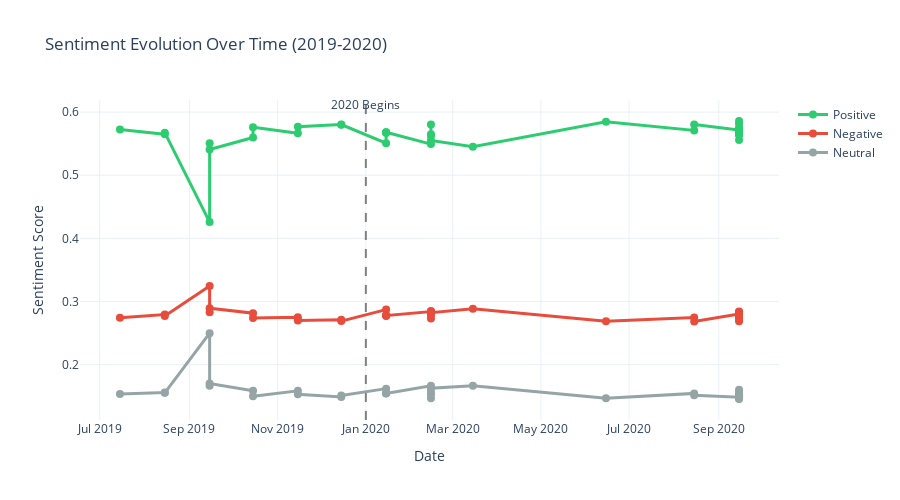
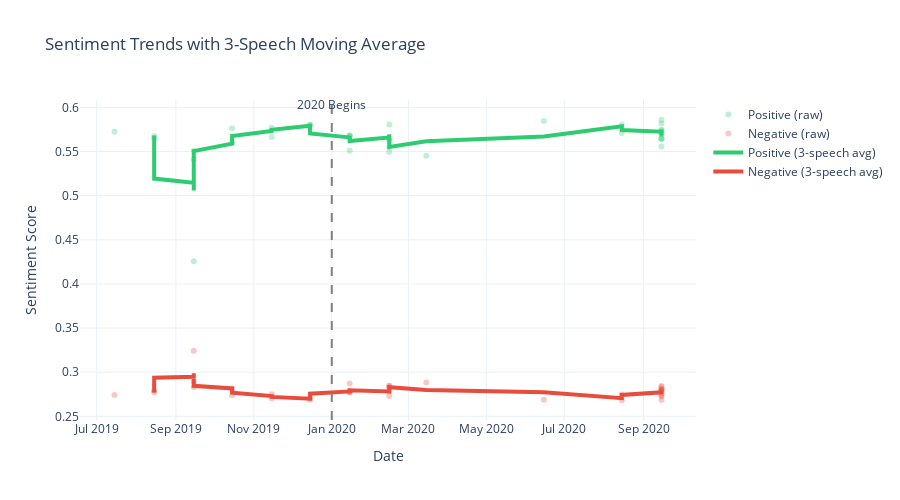

The code cell stored with these charts, in order, in its notebook:
### Markdown cell above
## Temporal Analysis: Sentiment Over Time

Analyzing how sentiment evolved throughout 2019 and 2020.

### Code cell
# Add chronological date information to sentiment_df
month_map = {'Jan': 1, 'Feb': 2, 'Mar': 3, 'Apr': 4, 'May': 5, 'Jun': 6,
             'Jul': 7, 'Aug': 8, 'Sep': 9, 'Oct': 10, 'Nov': 11, 'Dec': 12}
sentiment_df['month_num'] = sentiment_df['month'].map(month_map)
sentiment_df['date'] = pd.to_datetime(sentiment_df['year'] + '-' + 
                                       sentiment_df['month_num'].astype(str) + '-15')
sentiment_df = sentiment_df.sort_values('date')

# Create temporal visualization
fig = go.Figure()

# Add sentiment traces
fig.add_trace(go.Scatter(
    x=sentiment_df['date'],
    y=sentiment_df['positive'],
    mode='lines+markers',
    name='Positive',
    line=dict(color='#2ecc71', width=3),
    marker=dict(size=8),
    hovertemplate='<b>%{text}</b><br>Positive: %{y:.3f}<extra></extra>',
    text=sentiment_df['location']
))

fig.add_trace(go.Scatter(
    x=sentiment_df['date'],
    y=sentiment_df['negative'],
    mode='lines+markers',
    name='Negative',
    line=dict(color='#e74c3c', width=3),
    marker=dict(size=8),
    hovertemplate='<b>%{text}</b><br>Negative: %{y:.3f}<extra></extra>',
    text=sentiment_df['location']
))

fig.add_trace(go.Scatter(
    x=sentiment_df['date'],
    y=sentiment_df['neutral'],
    mode='lines+markers',
    name='Neutral',
    line=dict(color='#95a5a6', width=3),
    marker=dict(size=8),
    hovertemplate='<b>%{text}</b><br>Neutral: %{y:.3f}<extra></extra>',
    text=sentiment_df['location']
))

# Add vertical line to separate years using an explicit shape + annotation with Python datetime
import datetime
vline_dt = datetime.datetime(2020, 1, 1)
fig.add_shape(dict(type='line', x0=vline_dt, x1=vline_dt, y0=0, y1=1, xref='x', yref='paper',
                   line=dict(dash='dash', color='gray')))
fig.add_annotation(dict(x=vline_dt, y=1.02, xref='x', yref='paper', showarrow=False, text='2020 Begins'))

fig.update_layout(
    title='Sentiment Evolution Over Time (2019-2020)',
    xaxis_title='Date',
    yaxis_title='Sentiment Score',
    height=500,
    template='plotly_white',
    hovermode='x unified'
)

fig.show()

# Calculate rolling average
window = 3
sentiment_df['positive_ma'] = sentiment_df['positive'].rolling(window=window, center=True).mean()
sentiment_df['negative_ma'] = sentiment_df['negative'].rolling(window=window, center=True).mean()
sentiment_df['neutral_ma'] = sentiment_df['neutral'].rolling(window=window, center=True).mean()

# Plot with moving average
fig2 = go.Figure()

# Raw data (lighter)
fig2.add_trace(go.Scatter(x=sentiment_df['date'], y=sentiment_df['positive'],
                          mode='markers', name='Positive (raw)',
                          marker=dict(color='#2ecc71', size=6, opacity=0.3),
                          showlegend=True))
fig2.add_trace(go.Scatter(x=sentiment_df['date'], y=sentiment_df['negative'],
                          mode='markers', name='Negative (raw)',
                          marker=dict(color='#e74c3c', size=6, opacity=0.3),
                          showlegend=True))

# Moving averages (bold)
fig2.add_trace(go.Scatter(x=sentiment_df['date'], y=sentiment_df['positive_ma'],
                          mode='lines', name=f'Positive ({window}-speech avg)',
                          line=dict(color='#2ecc71', width=4)))
fig2.add_trace(go.Scatter(x=sentiment_df['date'], y=sentiment_df['negative_ma'],
                          mode='lines', name=f'Negative ({window}-speech avg)',
                          line=dict(color='#e74c3c', width=4)))

# Add the same vertical line to fig2
fig2.add_shape(dict(type='line', x0=vline_dt, x1=vline_dt, y0=0, y1=1, xref='x', yref='paper',
                    line=dict(dash='dash', color='gray')))
fig2.add_annotation(dict(x=vline_dt, y=1.02, xref='x', yref='paper', showarrow=False, text='2020 Begins'))

fig2.update_layout(
    title=f'Sentiment Trends with {window}-Speech Moving Average',
    xaxis_title='Date',
    yaxis_title='Sentiment Score',
    height=500,
    template='plotly_white'
)

fig2.show()
